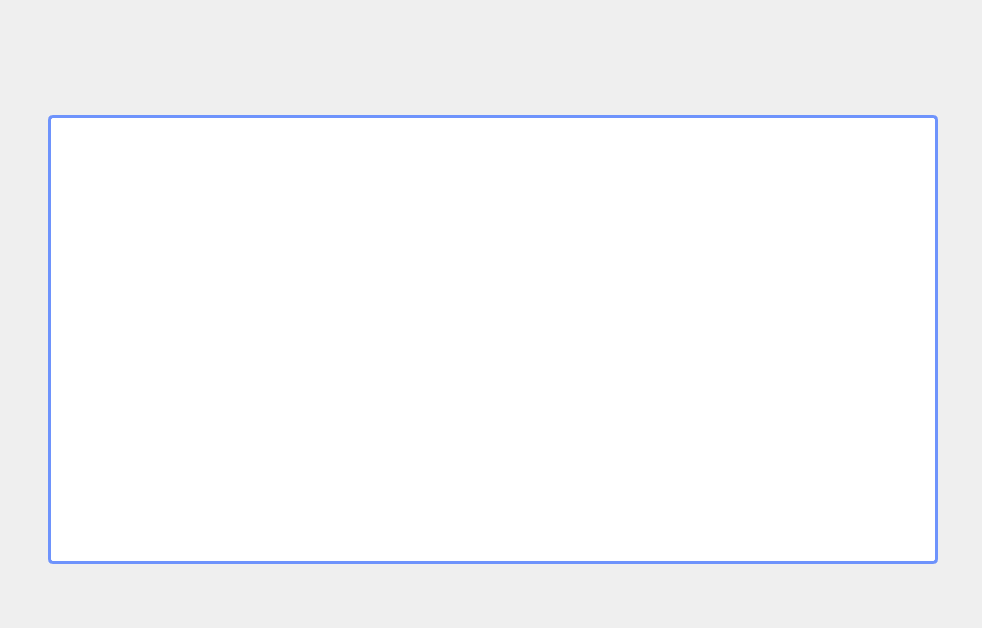
<?xml version="1.0" encoding="UTF-8"?>
<ui version="4.0">
 <class>StationUserWindow</class>
 <widget class="QWidget" name="StationUserWindow">
  <property name="geometry">
   <rect>
    <x>0</x>
    <y>0</y>
    <width>982</width>
    <height>628</height>
   </rect>
  </property>
  <property name="windowTitle">
   <string>Form</string>
  </property>
  <widget class="QLabel" name="label">
   <property name="geometry">
    <rect>
     <x>0</x>
     <y>0</y>
     <width>982</width>
     <height>628</height>
    </rect>
   </property>
   <property name="text">
    <string/>
   </property>
   <property name="pixmap">
    <pixmap resource="resources.qrc">:/stationFrame.png</pixmap>
   </property>
  </widget>
  <widget class="QPushButton" name="pushButton_2">
   <property name="geometry">
    <rect>
     <x>958</x>
     <y>14</y>
     <width>17</width>
     <height>17</height>
    </rect>
   </property>
   <property name="styleSheet">
    <string notr="true">border-radius: 20px; </string>
   </property>
   <property name="text">
    <string/>
   </property>
   <property name="icon">
    <iconset resource="resources.qrc">
     <normaloff>:/closeIcon.png</normaloff>:/closeIcon.png</iconset>
   </property>
   <property name="iconSize">
    <size>
     <width>17</width>
     <height>17</height>
    </size>
   </property>
  </widget>
  <widget class="QPushButton" name="pushButton_8">
   <property name="geometry">
    <rect>
     <x>322</x>
     <y>22</y>
     <width>106</width>
     <height>37</height>
    </rect>
   </property>
   <property name="styleSheet">
    <string notr="true">border-radius: 20px; </string>
   </property>
   <property name="text">
    <string/>
   </property>
   <property name="icon">
    <iconset resource="resources.qrc">
     <normaloff>:/tariffsButton2.png</normaloff>:/tariffsButton2.png</iconset>
   </property>
   <property name="iconSize">
    <size>
     <width>106</width>
     <height>37</height>
    </size>
   </property>
  </widget>
  <widget class="QPushButton" name="pushButton_4">
   <property name="geometry">
    <rect>
     <x>816</x>
     <y>22</y>
     <width>101</width>
     <height>37</height>
    </rect>
   </property>
   <property name="styleSheet">
    <string notr="true">border-radius: 20px; </string>
   </property>
   <property name="text">
    <string/>
   </property>
   <property name="icon">
    <iconset resource="resources.qrc">
     <normaloff>:/homeButton2.png</normaloff>:/homeButton2.png</iconset>
   </property>
   <property name="iconSize">
    <size>
     <width>101</width>
     <height>37</height>
    </size>
   </property>
  </widget>
  <widget class="QPushButton" name="pushButton_7">
   <property name="geometry">
    <rect>
     <x>438</x>
     <y>22</y>
     <width>116</width>
     <height>37</height>
    </rect>
   </property>
   <property name="styleSheet">
    <string notr="true">border-radius: 20px; </string>
   </property>
   <property name="text">
    <string/>
   </property>
   <property name="icon">
    <iconset resource="resources.qrc">
     <normaloff>:/stationsButton2.png</normaloff>:/stationsButton2.png</iconset>
   </property>
   <property name="iconSize">
    <size>
     <width>116</width>
     <height>37</height>
    </size>
   </property>
  </widget>
  <widget class="QPushButton" name="pushButton_5">
   <property name="geometry">
    <rect>
     <x>701</x>
     <y>22</y>
     <width>106</width>
     <height>37</height>
    </rect>
   </property>
   <property name="styleSheet">
    <string notr="true">border-radius: 20px; </string>
   </property>
   <property name="text">
    <string/>
   </property>
   <property name="icon">
    <iconset resource="resources.qrc">
     <normaloff>:/trainButton2.png</normaloff>:/trainButton2.png</iconset>
   </property>
   <property name="iconSize">
    <size>
     <width>106</width>
     <height>37</height>
    </size>
   </property>
  </widget>
  <widget class="QPushButton" name="pushButton_3">
   <property name="geometry">
    <rect>
     <x>934</x>
     <y>14</y>
     <width>17</width>
     <height>17</height>
    </rect>
   </property>
   <property name="styleSheet">
    <string notr="true">border-radius: 20px; </string>
   </property>
   <property name="text">
    <string/>
   </property>
   <property name="icon">
    <iconset resource="resources.qrc">
     <normaloff>:/swapIcon.png</normaloff>:/swapIcon.png</iconset>
   </property>
   <property name="iconSize">
    <size>
     <width>17</width>
     <height>17</height>
    </size>
   </property>
  </widget>
  <widget class="QPushButton" name="pushButton_6">
   <property name="geometry">
    <rect>
     <x>561</x>
     <y>22</y>
     <width>132</width>
     <height>37</height>
    </rect>
   </property>
   <property name="styleSheet">
    <string notr="true">border-radius: 20px; </string>
   </property>
   <property name="text">
    <string/>
   </property>
   <property name="icon">
    <iconset resource="resources.qrc">
     <normaloff>:/routeButton2.png</normaloff>:/routeButton2.png</iconset>
   </property>
   <property name="iconSize">
    <size>
     <width>132</width>
     <height>37</height>
    </size>
   </property>
  </widget>
  <widget class="QTableView" name="tableView">
   <property name="geometry">
    <rect>
     <x>48</x>
     <y>115</y>
     <width>890</width>
     <height>449</height>
    </rect>
   </property>
   <property name="styleSheet">
    <string notr="true">border: 3px solid #6E93FC; border-radius: 5px; background-color: white; </string>
   </property>
   <property name="showGrid">
    <bool>true</bool>
   </property>
  </widget>
 </widget>
 <resources>
  <include location="resources.qrc"/>
 </resources>
 <connections/>
</ui>
